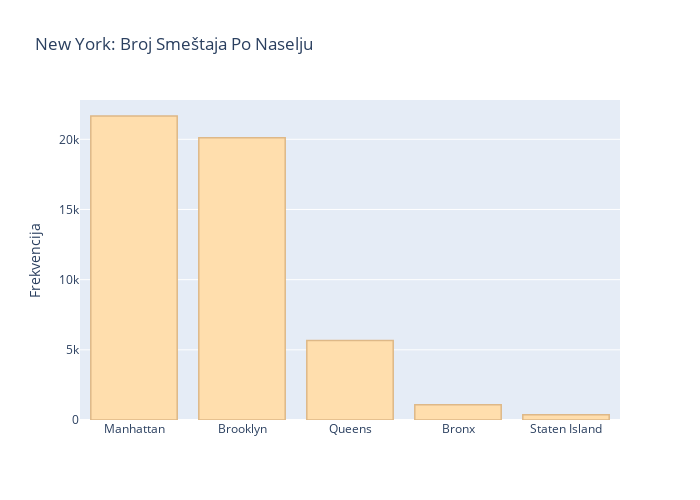

Source (notebook cell):
### Markdown cell above
### Analiza i vizualizacija podataka

### Code cell
import plotly.graph_objs as go

ny_naselja = ny_df['neighbourhood_group'].value_counts()

data = [{
    'type': 'bar',
    'x': ny_naselja.index,
    'y': ny_naselja.values,
    'marker': {
        'color': 'navajowhite',
        'line': {'width': 1.5, 'color': 'burlywood'}
    },
}]

my_layout = {
    'title': 'New York: Broj Smeštaja Po Naselju',
    'yaxis': {'title': 'Frekvencija'},
    'width': 700,
    'height': 500,
}

fig = go.Figure(data=data, layout=my_layout)
fig.show()

### Figure 1 — Plotly figure (JSON) as saved in the notebook; plotly's stock layout.template omitted (floating-point values rounded to 4 significant figures)
{"data": [{"marker": {"color": "navajowhite", "line": {"color": "burlywood", "width": 1.5}}, "type": "bar", "x": ["Manhattan", "Brooklyn", "Queens", "Bronx", "Staten Island"], "y": [21661, 20104, 5666, 1091, 373]}], "layout": {"height": 500, "title": {"text": "New York: Broj Smeštaja Po Naselju"}, "width": 700, "xaxis": {"autorange": true, "range": [-0.5, 4.5], "type": "category"}, "yaxis": {"autorange": true, "range": [0, 22800.0], "title": {"text": "Frekvencija"}, "type": "linear"}}}
